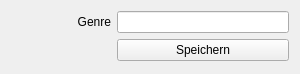
<?xml version="1.0" encoding="UTF-8"?>
<ui version="4.0">
 <class>AddGenreForm</class>
 <widget class="QWidget" name="AddGenreForm">
  <property name="geometry">
   <rect>
    <x>0</x>
    <y>0</y>
    <width>300</width>
    <height>74</height>
   </rect>
  </property>
  <property name="windowTitle">
   <string>Form</string>
  </property>
  <layout class="QVBoxLayout" name="verticalLayout">
   <item>
    <layout class="QFormLayout" name="formLayout">
     <item row="0" column="0">
      <widget class="QLabel" name="genreLabel">
       <property name="minimumSize">
        <size>
         <width>100</width>
         <height>0</height>
        </size>
       </property>
       <property name="text">
        <string>Genre</string>
       </property>
       <property name="alignment">
        <set>Qt::AlignmentFlag::AlignRight|Qt::AlignmentFlag::AlignTrailing|Qt::AlignmentFlag::AlignVCenter</set>
       </property>
      </widget>
     </item>
     <item row="0" column="1">
      <widget class="QLineEdit" name="genreLineEdit">
       <property name="maximumSize">
        <size>
         <width>200</width>
         <height>16777215</height>
        </size>
       </property>
       <property name="alignment">
        <set>Qt::AlignmentFlag::AlignLeading|Qt::AlignmentFlag::AlignLeft|Qt::AlignmentFlag::AlignVCenter</set>
       </property>
      </widget>
     </item>
     <item row="1" column="1">
      <widget class="QPushButton" name="btnSaveGenre">
       <property name="maximumSize">
        <size>
         <width>200</width>
         <height>16777215</height>
        </size>
       </property>
       <property name="text">
        <string>Speichern</string>
       </property>
      </widget>
     </item>
    </layout>
   </item>
  </layout>
 </widget>
 <resources/>
 <connections/>
</ui>
